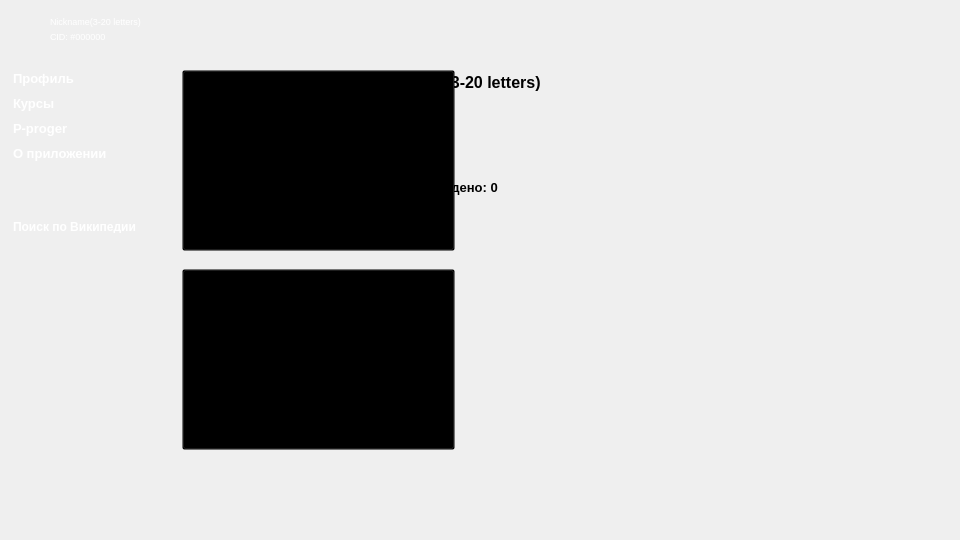
<?xml version="1.0" encoding="UTF-8"?>
<ui version="4.0">
 <class>MainWindow</class>
 <widget class="QMainWindow" name="MainWindow">
  <property name="geometry">
   <rect>
    <x>0</x>
    <y>0</y>
    <width>960</width>
    <height>540</height>
   </rect>
  </property>
  <property name="windowTitle">
   <string>PyTorial</string>
  </property>
  <widget class="QWidget" name="centralwidget">
   <widget class="QLabel" name="Mini_main_img">
    <property name="geometry">
     <rect>
      <x>0</x>
      <y>0</y>
      <width>960</width>
      <height>540</height>
     </rect>
    </property>
    <property name="text">
     <string/>
    </property>
    <property name="pixmap">
     <pixmap>../img_files/PyTutorial_Table1.png</pixmap>
    </property>
   </widget>
   <widget class="QLabel" name="Pproger_main_img">
    <property name="geometry">
     <rect>
      <x>0</x>
      <y>0</y>
      <width>960</width>
      <height>540</height>
     </rect>
    </property>
    <property name="text">
     <string/>
    </property>
    <property name="pixmap">
     <pixmap>../img_files/PyTutorial_Table2.png</pixmap>
    </property>
   </widget>
   <widget class="QLabel" name="Courses_main_img">
    <property name="geometry">
     <rect>
      <x>0</x>
      <y>0</y>
      <width>960</width>
      <height>540</height>
     </rect>
    </property>
    <property name="text">
     <string/>
    </property>
    <property name="pixmap">
     <pixmap>../img_files/PyTutorial_Table3.png</pixmap>
    </property>
   </widget>
   <widget class="QLabel" name="Profile_main_img">
    <property name="geometry">
     <rect>
      <x>0</x>
      <y>0</y>
      <width>960</width>
      <height>540</height>
     </rect>
    </property>
    <property name="text">
     <string/>
    </property>
    <property name="pixmap">
     <pixmap>../img_files/PyTutorial_Table4.png</pixmap>
    </property>
   </widget>
   <widget class="QLabel" name="Profile_round_img">
    <property name="geometry">
     <rect>
      <x>0</x>
      <y>0</y>
      <width>960</width>
      <height>540</height>
     </rect>
    </property>
    <property name="text">
     <string/>
    </property>
    <property name="pixmap">
     <pixmap>../img_files/PyTutorial_Table4_1.png</pixmap>
    </property>
   </widget>
   <widget class="QLabel" name="Profile_proround_img">
    <property name="geometry">
     <rect>
      <x>0</x>
      <y>0</y>
      <width>960</width>
      <height>540</height>
     </rect>
    </property>
    <property name="text">
     <string/>
    </property>
    <property name="pixmap">
     <pixmap>../img_files/PyTutorial_Table4_2.png</pixmap>
    </property>
   </widget>
   <widget class="QLabel" name="Profile_choose_img">
    <property name="geometry">
     <rect>
      <x>0</x>
      <y>0</y>
      <width>960</width>
      <height>540</height>
     </rect>
    </property>
    <property name="text">
     <string/>
    </property>
    <property name="pixmap">
     <pixmap>../img_files/PyTutorial_Table4_3.png</pixmap>
    </property>
   </widget>
   <widget class="QLabel" name="Mini_wiki_img">
    <property name="geometry">
     <rect>
      <x>0</x>
      <y>0</y>
      <width>960</width>
      <height>540</height>
     </rect>
    </property>
    <property name="text">
     <string/>
    </property>
    <property name="pixmap">
     <pixmap>../img_files/PyTutorial_Table1_1.png</pixmap>
    </property>
   </widget>
   <widget class="QLabel" name="Courses_first_img">
    <property name="geometry">
     <rect>
      <x>0</x>
      <y>0</y>
      <width>960</width>
      <height>540</height>
     </rect>
    </property>
    <property name="text">
     <string/>
    </property>
    <property name="pixmap">
     <pixmap>../img_files/PyTutorial_Table3_1.png</pixmap>
    </property>
   </widget>
   <widget class="QLabel" name="Courses_second_img">
    <property name="geometry">
     <rect>
      <x>0</x>
      <y>0</y>
      <width>960</width>
      <height>540</height>
     </rect>
    </property>
    <property name="text">
     <string/>
    </property>
    <property name="pixmap">
     <pixmap>../img_files/PyTutorial_Table3_2.png</pixmap>
    </property>
   </widget>
   <widget class="QLabel" name="Profile_photo_img">
    <property name="geometry">
     <rect>
      <x>186</x>
      <y>70</y>
      <width>133</width>
      <height>133</height>
     </rect>
    </property>
    <property name="text">
     <string/>
    </property>
   </widget>
   <widget class="QLabel" name="Mini_photo_img">
    <property name="geometry">
     <rect>
      <x>10</x>
      <y>10</y>
      <width>31</width>
      <height>31</height>
     </rect>
    </property>
    <property name="text">
     <string/>
    </property>
   </widget>
   <widget class="QLabel" name="Profile_nickname_txt">
    <property name="geometry">
     <rect>
      <x>370</x>
      <y>70</y>
      <width>500</width>
      <height>25</height>
     </rect>
    </property>
    <property name="font">
     <font>
      <family>Arial</family>
      <pointsize>12</pointsize>
      <weight>75</weight>
      <bold>true</bold>
     </font>
    </property>
    <property name="text">
     <string>Nickname(3-20 letters)</string>
    </property>
   </widget>
   <widget class="QLabel" name="Profile_CID_txt">
    <property name="geometry">
     <rect>
      <x>370</x>
      <y>100</y>
      <width>500</width>
      <height>25</height>
     </rect>
    </property>
    <property name="font">
     <font>
      <family>Arial</family>
      <pointsize>10</pointsize>
      <weight>75</weight>
      <bold>true</bold>
     </font>
    </property>
    <property name="text">
     <string>CID: #000000</string>
    </property>
   </widget>
   <widget class="QLabel" name="Profile_pproger_txt">
    <property name="geometry">
     <rect>
      <x>370</x>
      <y>125</y>
      <width>500</width>
      <height>25</height>
     </rect>
    </property>
    <property name="font">
     <font>
      <family>Arial</family>
      <pointsize>10</pointsize>
      <weight>75</weight>
      <bold>true</bold>
     </font>
    </property>
    <property name="text">
     <string>P-proger: off</string>
    </property>
   </widget>
   <widget class="QLabel" name="Profile_languages_txt">
    <property name="geometry">
     <rect>
      <x>370</x>
      <y>150</y>
      <width>500</width>
      <height>25</height>
     </rect>
    </property>
    <property name="font">
     <font>
      <family>Arial</family>
      <pointsize>10</pointsize>
      <weight>75</weight>
      <bold>true</bold>
     </font>
    </property>
    <property name="text">
     <string>Языки: None</string>
    </property>
   </widget>
   <widget class="QLabel" name="Profile_courses_txt">
    <property name="geometry">
     <rect>
      <x>370</x>
      <y>175</y>
      <width>500</width>
      <height>25</height>
     </rect>
    </property>
    <property name="font">
     <font>
      <family>Arial</family>
      <pointsize>10</pointsize>
      <weight>75</weight>
      <bold>true</bold>
     </font>
    </property>
    <property name="text">
     <string>Курсов пройдено: 0</string>
    </property>
   </widget>
   <widget class="QLineEdit" name="Mini_wiki_edit">
    <property name="geometry">
     <rect>
      <x>10</x>
      <y>236</y>
      <width>138</width>
      <height>20</height>
     </rect>
    </property>
    <property name="styleSheet">
     <string notr="true">background-color: rgba(0, 0, 0, 0);</string>
    </property>
    <property name="frame">
     <bool>false</bool>
    </property>
   </widget>
   <widget class="QLabel" name="Mini_wiki_txt">
    <property name="geometry">
     <rect>
      <x>13</x>
      <y>220</y>
      <width>133</width>
      <height>13</height>
     </rect>
    </property>
    <property name="font">
     <font>
      <family>Arial</family>
      <weight>75</weight>
      <bold>true</bold>
     </font>
    </property>
    <property name="styleSheet">
     <string notr="true">color: rgb(255, 255, 255);</string>
    </property>
    <property name="text">
     <string>Поиск по Википедии</string>
    </property>
   </widget>
   <widget class="QLabel" name="Mini_profile_txt">
    <property name="geometry">
     <rect>
      <x>13</x>
      <y>70</y>
      <width>133</width>
      <height>16</height>
     </rect>
    </property>
    <property name="font">
     <font>
      <family>Arial</family>
      <pointsize>10</pointsize>
      <weight>75</weight>
      <bold>true</bold>
     </font>
    </property>
    <property name="styleSheet">
     <string notr="true">color: rgb(255, 255, 255);</string>
    </property>
    <property name="text">
     <string>Профиль</string>
    </property>
   </widget>
   <widget class="QLabel" name="Mini_courses_txt">
    <property name="geometry">
     <rect>
      <x>13</x>
      <y>95</y>
      <width>133</width>
      <height>16</height>
     </rect>
    </property>
    <property name="font">
     <font>
      <family>Arial</family>
      <pointsize>10</pointsize>
      <weight>75</weight>
      <bold>true</bold>
     </font>
    </property>
    <property name="styleSheet">
     <string notr="true">color: rgb(255, 255, 255);</string>
    </property>
    <property name="text">
     <string>Курсы</string>
    </property>
   </widget>
   <widget class="QLabel" name="Mini_pproger_txt">
    <property name="geometry">
     <rect>
      <x>13</x>
      <y>120</y>
      <width>133</width>
      <height>16</height>
     </rect>
    </property>
    <property name="font">
     <font>
      <family>Arial</family>
      <pointsize>10</pointsize>
      <weight>75</weight>
      <bold>true</bold>
     </font>
    </property>
    <property name="styleSheet">
     <string notr="true">color: rgb(255, 255, 255);</string>
    </property>
    <property name="text">
     <string>P-proger</string>
    </property>
   </widget>
   <widget class="QLabel" name="Mini_about_txt">
    <property name="geometry">
     <rect>
      <x>13</x>
      <y>145</y>
      <width>133</width>
      <height>16</height>
     </rect>
    </property>
    <property name="font">
     <font>
      <family>Arial</family>
      <pointsize>10</pointsize>
      <weight>75</weight>
      <bold>true</bold>
     </font>
    </property>
    <property name="styleSheet">
     <string notr="true">color: rgb(255, 255, 255);</string>
    </property>
    <property name="text">
     <string>О приложении</string>
    </property>
   </widget>
   <widget class="QLabel" name="Mini_nick_txt">
    <property name="geometry">
     <rect>
      <x>50</x>
      <y>15</y>
      <width>95</width>
      <height>13</height>
     </rect>
    </property>
    <property name="font">
     <font>
      <pointsize>7</pointsize>
     </font>
    </property>
    <property name="styleSheet">
     <string notr="true">color: rgb(255, 255, 255);</string>
    </property>
    <property name="text">
     <string>Nickname(3-20 letters)</string>
    </property>
   </widget>
   <widget class="QLabel" name="Mini_CID_txt">
    <property name="geometry">
     <rect>
      <x>50</x>
      <y>30</y>
      <width>95</width>
      <height>13</height>
     </rect>
    </property>
    <property name="font">
     <font>
      <pointsize>7</pointsize>
     </font>
    </property>
    <property name="styleSheet">
     <string notr="true">color: rgb(255, 255, 255);</string>
    </property>
    <property name="text">
     <string>CID: #000000</string>
    </property>
   </widget>
   <widget class="QPushButton" name="Profile_choose_btn">
    <property name="geometry">
     <rect>
      <x>186</x>
      <y>217</y>
      <width>136</width>
      <height>22</height>
     </rect>
    </property>
    <property name="cursor">
     <cursorShape>PointingHandCursor</cursorShape>
    </property>
    <property name="styleSheet">
     <string notr="true">background-color: rgba(0, 0, 0, 0);</string>
    </property>
    <property name="text">
     <string/>
    </property>
   </widget>
   <widget class="QPushButton" name="Courses_first_btn">
    <property name="geometry">
     <rect>
      <x>182</x>
      <y>70</y>
      <width>273</width>
      <height>181</height>
     </rect>
    </property>
    <property name="cursor">
     <cursorShape>PointingHandCursor</cursorShape>
    </property>
    <property name="styleSheet">
     <string notr="true">background-color: rgba(0, 0, 0, 0);</string>
    </property>
    <property name="text">
     <string/>
    </property>
   </widget>
   <widget class="QPushButton" name="Courses_second_btn">
    <property name="geometry">
     <rect>
      <x>182</x>
      <y>269</y>
      <width>273</width>
      <height>181</height>
     </rect>
    </property>
    <property name="cursor">
     <cursorShape>PointingHandCursor</cursorShape>
    </property>
    <property name="styleSheet">
     <string notr="true">background-color: rgba(0, 0, 0, 0);</string>
    </property>
    <property name="text">
     <string/>
    </property>
   </widget>
   <zorder>Mini_photo_img</zorder>
   <zorder>Mini_main_img</zorder>
   <zorder>Mini_wiki_img</zorder>
   <zorder>Mini_wiki_txt</zorder>
   <zorder>Mini_nick_txt</zorder>
   <zorder>Mini_CID_txt</zorder>
   <zorder>Profile_photo_img</zorder>
   <zorder>Profile_main_img</zorder>
   <zorder>Profile_round_img</zorder>
   <zorder>Profile_proround_img</zorder>
   <zorder>Profile_choose_img</zorder>
   <zorder>Profile_nickname_txt</zorder>
   <zorder>Profile_CID_txt</zorder>
   <zorder>Profile_pproger_txt</zorder>
   <zorder>Profile_languages_txt</zorder>
   <zorder>Profile_courses_txt</zorder>
   <zorder>Profile_choose_btn</zorder>
   <zorder>Courses_main_img</zorder>
   <zorder>Courses_first_img</zorder>
   <zorder>Courses_second_img</zorder>
   <zorder>Courses_first_btn</zorder>
   <zorder>Courses_second_btn</zorder>
   <zorder>Pproger_main_img</zorder>
   <zorder>Mini_profile_txt</zorder>
   <zorder>Mini_courses_txt</zorder>
   <zorder>Mini_pproger_txt</zorder>
   <zorder>Mini_about_txt</zorder>
   <zorder>Mini_wiki_edit</zorder>
  </widget>
 </widget>
 <resources/>
 <connections/>
</ui>
